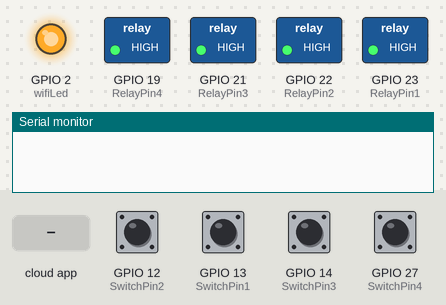
Recording of a sketch running on a simulated ESP32. Shown: switched loads named in the sketch (green lamp = pin HIGH), output pins drawn as LEDs (lit = HIGH), the last lines printed to the serial monitor. Inputs (shaded band) come from the test bench; at power-on: GPIO 12 (SwitchPin2), GPIO 13 (SwitchPin1), GPIO 14 (SwitchPin3), GPIO 27 (SwitchPin4) HIGH. WiFi joins after 1.5 s; servers stay silent unless stated.

Above: at 2.7 s.
2.8 s: the phone or cloud app sets switch1 to 1
At 4.2 s:
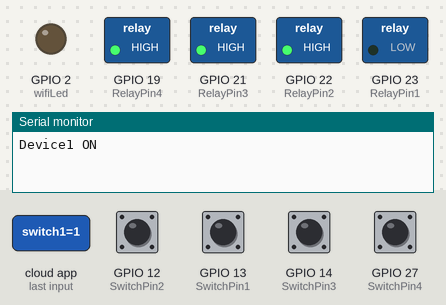
4.5 s: the phone or cloud app sets switch1 to 0
At 5.5 s:
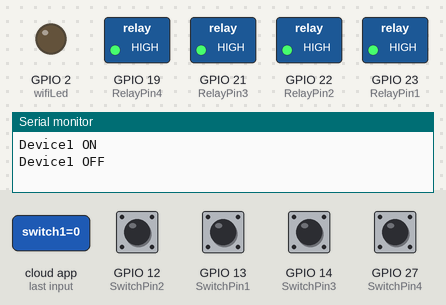
6.0 s: the phone or cloud app sets switch2 to 1
At 6.6 s:
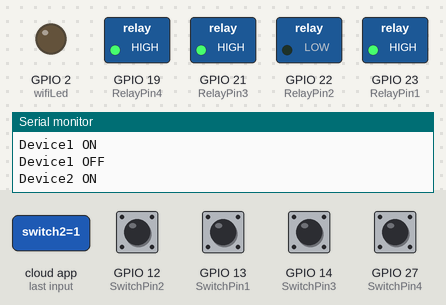
7.5 s: the phone or cloud app sets switch4 to 1
At 7.8 s:
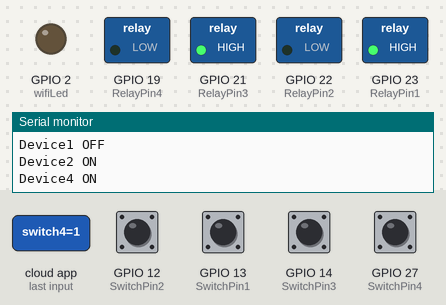
9.0 s: GPIO 12 (SwitchPin2) pulled LOW for 0.15 s
At 10.1 s:
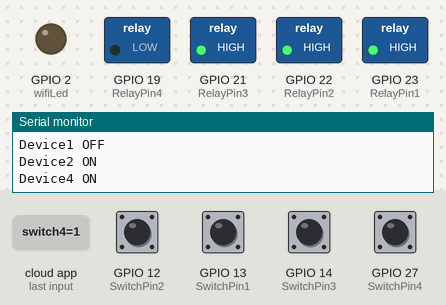
10.6 s: GPIO 13 (SwitchPin1) pulled LOW for 0.15 s
At 11.3 s:
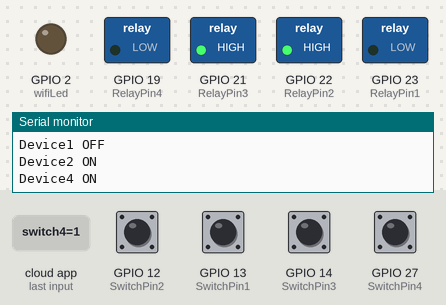
Timing chart, 0 to 13.2 s (numbered marks = the images above; inputs shaded):
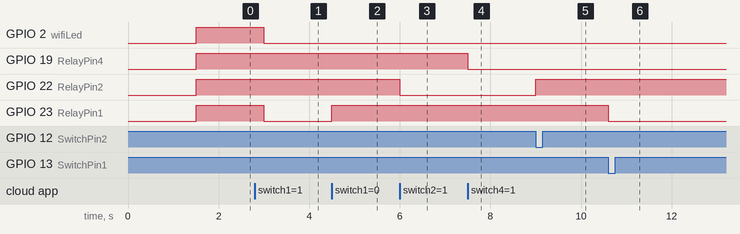

Measured:
- after the input at 2.8 s, GPIO 23 (RelayPin1): HIGH → LOW after 0.20 s
- after the input at 4.5 s, GPIO 23 (RelayPin1): LOW → HIGH at once
- after the input at 6.0 s, GPIO 22 (RelayPin2): HIGH → LOW at once
- after the input at 7.5 s, GPIO 19 (RelayPin4): HIGH → LOW at once
- after the input at 9.0 s, GPIO 22 (RelayPin2): LOW → HIGH at once
- after the input at 10.6 s, GPIO 23 (RelayPin1): HIGH → LOW at once

The sketch:

esp32_home_automation.ino
```cpp
#include <ArduinoIoTCloud.h>
#include <Arduino_ConnectionHandler.h>
#include <Wifi.h>

const char DEVICE_LOGIN_NAME[] = "9f244bd6-04d4-4caf-ac43-*******ac5d94b678a6";

const char SSID[] = "mewt";
const char PASS[] = "87654321";
const char DEVICE_KEY[] = "v1AAZn40a7NufX**********yj#K2tig9B1";

#define RelayPin1 23
#define RelayPin2 22
#define RelayPin3 21
#define RelayPin4 19

#define SwitchPin1 13
#define SwitchPin2 12
#define SwitchPin3 14
#define SwitchPin4 27

#define wifiLed 2

int toggleState_1 = 0;
int toggleState_2 = 0;
int toggleState_3 = 0;
int toggleState_4 = 0;

void onSwitch1Change();
void onSwitch2Change();
void onSwitch3Change();
void onSwitch4Change();

CloudSwitch switch1;
CloudSwitch switch2;
CloudSwitch switch3;
CloudSwitch switch4;

void initProperties(){
 ArduinoCloud.setBoardId(DEVICE_LOGIN_NAME);
 ArduinoCloud.setSecretDeviceKey(DEVICE_KEY);

 ArduinoCloud.addProperty(switch1, READWRITE, ON_CHANGE, onSwitch1Change);
 ArduinoCloud.addProperty(switch2, READWRITE, ON_CHANGE, onSwitch2Change);
 ArduinoCloud.addProperty(switch3, READWRITE, ON_CHANGE, onSwitch3Change);
 ArduinoCloud.addProperty(switch4, READWRITE, ON_CHANGE, onSwitch4Change);
}

WiFiConnectionHandler ArduinoIoTPreferredConnection(SSID, PASS);

const int debounceDelay = 200;

unsigned long lastDebounceTime1 = 0;
unsigned long lastDebounceTime2 = 0;
unsigned long lastDebounceTime3 = 0;
unsigned long lastDebounceTime4 = 0;

bool previousSwitchState1 = HIGH;
bool previousSwitchState2 = HIGH;
bool previousSwitchState3 = HIGH;
bool previousSwitchState4 = HIGH;

void manual_control() {

  unsigned long currentMillis = millis();

  if (digitalRead(SwitchPin1) == LOW && previousSwitchState1 == HIGH) {
    if (currentMillis - lastDebounceTime1 >= debounceDelay) {
      toggleState_1 = !toggleState_1;
      digitalWrite(RelayPin1, !toggleState_1);
      switch1 = toggleState_1;
      lastDebounceTime1 = currentMillis;
    }
  }
  previousSwitchState1 = digitalRead(SwitchPin1);

  if (digitalRead(SwitchPin2) == LOW && previousSwitchState2 == HIGH) {
    if (currentMillis - lastDebounceTime2 >= debounceDelay) {
      toggleState_2 = !toggleState_2;
      digitalWrite(RelayPin2, !toggleState_2);
      switch2 = toggleState_2;
      lastDebounceTime2 = currentMillis;
    }
  }
  previousSwitchState2 = digitalRead(SwitchPin2);

  if (digitalRead(SwitchPin3) == LOW && previousSwitchState3 == HIGH) {
    if (currentMillis - lastDebounceTime3 >= debounceDelay) {
      toggleState_3 = !toggleState_3;
      digitalWrite(RelayPin3, !toggleState_3);
      switch3 = toggleState_3;
      lastDebounceTime3 = currentMillis;
    }
  }
  previousSwitchState3 = digitalRead(SwitchPin3);

  if (digitalRead(SwitchPin4) == LOW && previousSwitchState4 == HIGH) {
    if (currentMillis - lastDebounceTime4 >= debounceDelay) {
      toggleState_4 = !toggleState_4;
      digitalWrite(RelayPin4, !toggleState_4);
      switch4 = toggleState_4;
      lastDebounceTime4 = currentMillis;
    }
  }
  previousSwitchState4 = digitalRead(SwitchPin4);
}

void setup() {

  Serial.begin(9600);
  delay(1500);

  initProperties();

  ArduinoCloud.begin(ArduinoIoTPreferredConnection);

  setDebugMessageLevel(2);
  ArduinoCloud.printDebugInfo();

  pinMode(RelayPin1, OUTPUT);
  pinMode(RelayPin2, OUTPUT);
  pinMode(RelayPin3, OUTPUT);
  pinMode(RelayPin4, OUTPUT);

  pinMode(wifiLed, OUTPUT);

  pinMode(SwitchPin1, INPUT_PULLUP);
  pinMode(SwitchPin2, INPUT_PULLUP);
  pinMode(SwitchPin3, INPUT_PULLUP);
  pinMode(SwitchPin4, INPUT_PULLUP);

  digitalWrite(RelayPin1, HIGH);
  digitalWrite(RelayPin2, HIGH);
  digitalWrite(RelayPin3, HIGH);
  digitalWrite(RelayPin4, HIGH);

  digitalWrite(wifiLed, HIGH);
}

void loop() {

  ArduinoCloud.update();

  manual_control();

  if (WiFi.status() != WL_CONNECTED)
  {
    digitalWrite(wifiLed, HIGH);
  }
  else{
    digitalWrite(wifiLed, LOW);
  }
}

void onSwitch1Change() {

  if (switch1 == 1)
  {
    digitalWrite(RelayPin1, LOW);
    Serial.println("Device1 ON");
    toggleState_1 = 1;
  }
  else
  {
    digitalWrite(RelayPin1, HIGH);
    Serial.println("Device1 OFF");
    toggleState_1 = 0;
  }
}

void onSwitch2Change() {

  if (switch2 == 1)
  {
    digitalWrite(RelayPin2, LOW);
    Serial.println("Device2 ON");
    toggleState_2 = 1;
  }
  else
  {
    digitalWrite(RelayPin2, HIGH);
    Serial.println("Device2 OFF");
    toggleState_2 = 0;
  }
}

void onSwitch3Change() {

  if (switch3 == 1)
  {
    digitalWrite(RelayPin3, LOW);
    Serial.println("Device2 ON");
    toggleState_3 = 1;
  }
  else
  {
    digitalWrite(RelayPin3, HIGH);
    Serial.println("Device3 OFF");
    toggleState_3 = 0;
  }
}

void onSwitch4Change() {

  if (switch4 == 1)
  {
    digitalWrite(RelayPin4, LOW);
    Serial.println("Device4 ON");
    toggleState_4 = 1;
  }
  else
  {
    digitalWrite(RelayPin4, HIGH);
    Serial.println("Device4 OFF");
    toggleState_4 = 0;
  }
}
```
